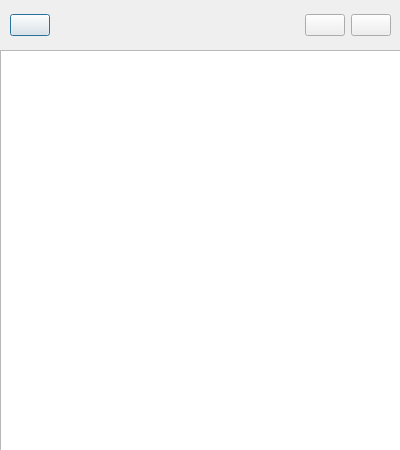
<?xml version="1.0" encoding="UTF-8"?>
<ui version="4.0">
 <class>DialogMusicList</class>
 <widget class="QDialog" name="DialogMusicList">
  <property name="geometry">
   <rect>
    <x>0</x>
    <y>0</y>
    <width>400</width>
    <height>450</height>
   </rect>
  </property>
  <property name="minimumSize">
   <size>
    <width>400</width>
    <height>450</height>
   </size>
  </property>
  <property name="maximumSize">
   <size>
    <width>400</width>
    <height>450</height>
   </size>
  </property>
  <property name="windowTitle">
   <string>音乐列表</string>
  </property>
  <property name="windowIcon">
   <iconset resource="icon.qrc">
    <normaloff>:/musicPlayer/icon/icon/playlist.svg</normaloff>:/musicPlayer/icon/icon/playlist.svg</iconset>
  </property>
  <widget class="QListWidget" name="listWidget">
   <property name="geometry">
    <rect>
     <x>0</x>
     <y>50</y>
     <width>401</width>
     <height>401</height>
    </rect>
   </property>
  </widget>
  <widget class="QWidget" name="">
   <property name="geometry">
    <rect>
     <x>10</x>
     <y>10</y>
     <width>381</width>
     <height>30</height>
    </rect>
   </property>
   <layout class="QHBoxLayout" name="horizontalLayout">
    <item>
     <widget class="QPushButton" name="pushButton_add">
      <property name="styleSheet">
       <string notr="true">image: url(:/musicPlayer/icon/icon/add.svg);</string>
      </property>
      <property name="text">
       <string/>
      </property>
     </widget>
    </item>
    <item>
     <spacer name="horizontalSpacer">
      <property name="orientation">
       <enum>Qt::Horizontal</enum>
      </property>
      <property name="sizeHint" stdset="0">
       <size>
        <width>40</width>
        <height>20</height>
       </size>
      </property>
     </spacer>
    </item>
    <item>
     <widget class="QPushButton" name="pushButton_remove">
      <property name="styleSheet">
       <string notr="true">image: url(:/musicPlayer/icon/icon/remove.svg);</string>
      </property>
      <property name="text">
       <string/>
      </property>
     </widget>
    </item>
    <item>
     <widget class="QPushButton" name="pushButton_clear">
      <property name="styleSheet">
       <string notr="true">image: url(:/musicPlayer/icon/icon/clear.svg);</string>
      </property>
      <property name="text">
       <string/>
      </property>
     </widget>
    </item>
   </layout>
  </widget>
 </widget>
 <resources>
  <include location="icon.qrc"/>
 </resources>
 <connections/>
</ui>
